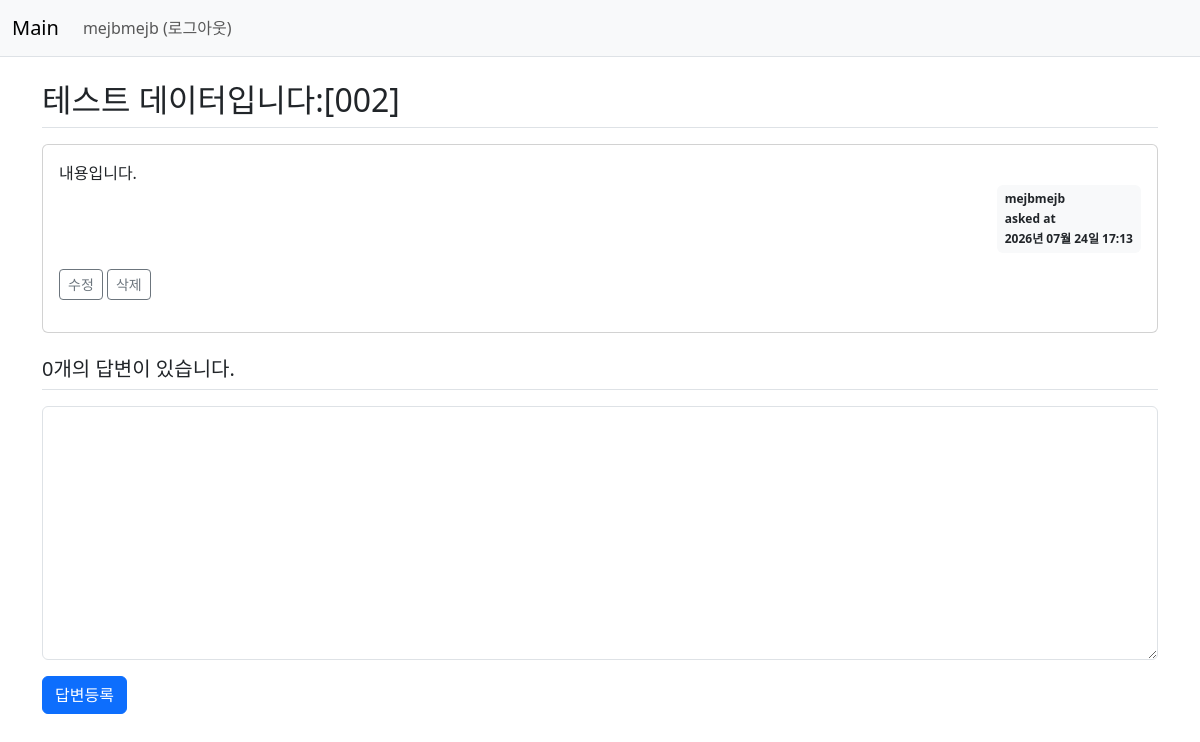
Page /question/detail/3/ (signed in) on the earlier database version.
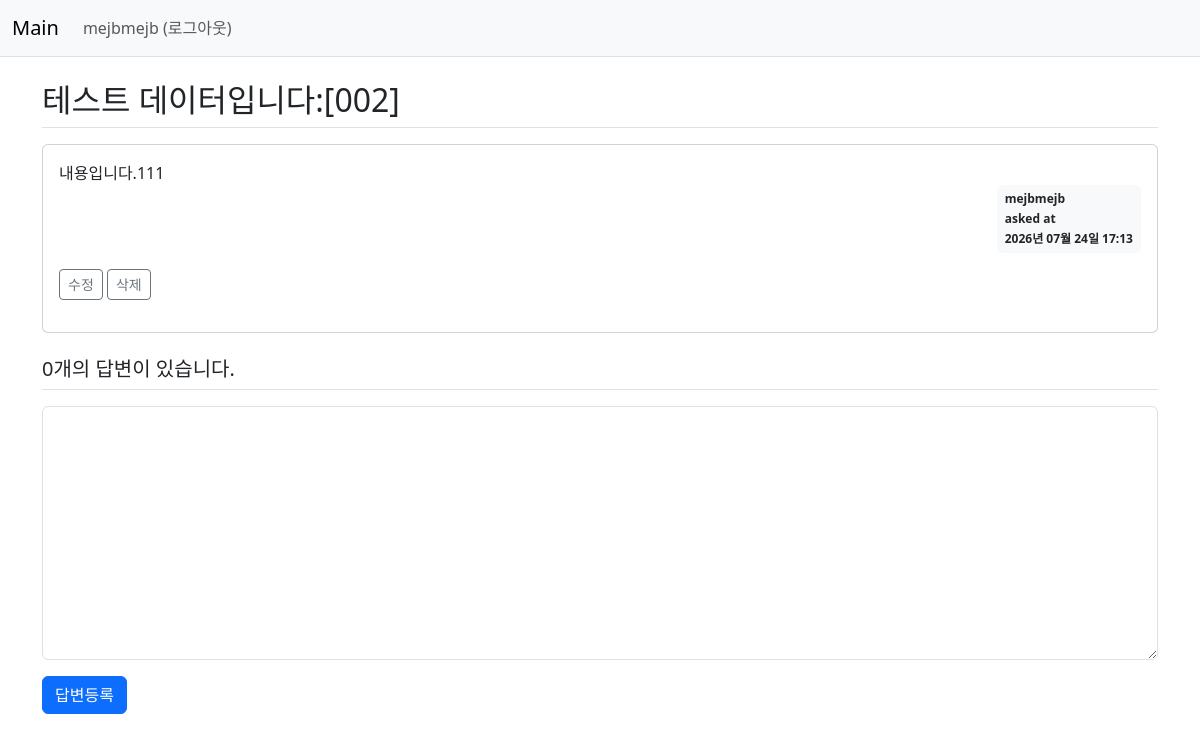
Same page on the later database version.
### pybo/models.py (models this page shows, shortened)
class User(db.Model):
    id = db.Column(db.Integer, primary_key=True)
    username = db.Column(db.String(150), unique=True, nullable=False) # unique = True 중복 막겠다
    password = db.Column(db.String(max_string), nullable=False)
    email = db.Column(db.String(120), unique=True, nullable=False)

class Question(db.Model):
    id = db.Column(db.Integer, primary_key=True)
    subject = db.Column(db.String(max_string), nullable=False) # 200자까지 문자열 제한이 있으며 null을 허용하지 않겠다.
    content = db.Column(db.Text(), nullable=False)
    create_date = db.Column(db.DateTime(), nullable=False) # DateTime을 받아오며 null을 허용하지 않겠다
    user_id = db.Column(db.Integer, db.ForeignKey('user.id', ondelete='CASCADE'), nullable=False)
    user = db.relationship('User', backref=db.backref('question_set'))

### pybo/views/question_views.py (the view)
@bp.route('/detail/<int:question_id>/')
def detail(question_id):
    form = AnswerForm() # 상세 조회 라우터 내부에 빈 답변 폼 생성
    question = Question.query.get_or_404(question_id)
    return render_template('question/question_detail.html', question=question, form=form)

### pybo/forms.py
class AnswerForm(FlaskForm):
    content = TextAreaField('내용', validators=[DataRequired('내용은 필수 입력 항목입니다.')])

### pybo/filter.py (called while the page is built)
def format_datetime(value, fmt='%Y년 %m월 %d일 %H:%M'):
    return value.strftime(fmt)

### pybo/views/auth_views.py (called while the page is built)
@bp.before_app_request
def load_logged_in_user():
    user_id = session.get('user_id')
    if user_id is None:
        g.user = None
    else:
        g.user = User.query.get(user_id)

### pybo/templates/question/question_detail.html (shortened to what this page needs)
{% extends 'base.html' %}
{% block content %}
<div class="container my-3">
    <h2 class="border-bottom py-2">{{ question.subject }}</h2>
    <div class="card my-3">
        <div class="card-body">
            <div class="card-text" style="white-space: pre-line;">{{ question.content }}</div>
            <div class="d-flex justify-content-end">
                <div class="badge bg-light text-dark p-2 text-start">
                    <div class="mb-2">{{ question.user.username }}</div>
                    <div class="mb-2">asked at</div>
                    <div>{{ question.create_date|datetime }}</div>
                </div>
            </div>
            {% if g.user == question.user %}
            <div class="my-3">
                <a href="{{ url_for('question.modify', question_id=question.id) }}"
                class="btn btn-sm btn-outline-secondary">수정</a>
                <a href="javascript:void(0)" data-uri="{{ url_for('question.delete', question_id=question.id) }}"class="delete btn btn-sm btn-outline-secondary">삭제</a>
            </div>
            {% endif %}
        </div>
    </div>
    <h5 class="border-bottom my-3 py-2">{{ question.answer_set|length }}개의 답변이 있습니다.</h5>
    <form action="{{ url_for('answer.create', question_id=question.id) }}" method="post" class="my-3">
        <div class="mb-3">
            <textarea {% if not g.user %}disabled{% endif %} name="content" id="content" class="form-control" rows="10"></textarea>
        </div>
        <input type="submit" value="답변등록" class="btn btn-primary">
    </form>
</div>
{% endblock %}

### pybo/templates/base.html (shortened to what this page needs)
<!DOCTYPE html>
<html lang="ko">
<head>
    <link rel="stylesheet" href="https://cdn.jsdelivr.net/npm/bootstrap@5.3.8/dist/css/bootstrap.min.css">
</head>
<body>
  {% include "navbar.html" %}
	{% block content %}
  {% endblock %}
</body>
</html>

### pybo/templates/navbar.html (shortened to what this page needs)
<nav class="navbar navbar-expand-lg navbar-light bg-light border-bottom">
    <div class="container-fluid">
        <a class="navbar-brand" href="{{ url_for('main.index') }}">Main</a>
        <div class="collapse navbar-collapse" id="navbarSupportedContent">
            <ul class="navbar-nav me-auto mb-2 mb-lg-0">
                {% if g.user %}
                <li class="nav-item">
                    <a class="nav-link" href="{{ url_for('auth.logout') }}">{{ g.user.username }} (로그아웃)</a>
                </li>
                {% endif %}
            </ul>
        </div>
    </div>
</nav>

Differences in the rows shown:
changed Question "테스트 데이터입니다:[002]": content "내용입니다." → "내용입니다.111"
